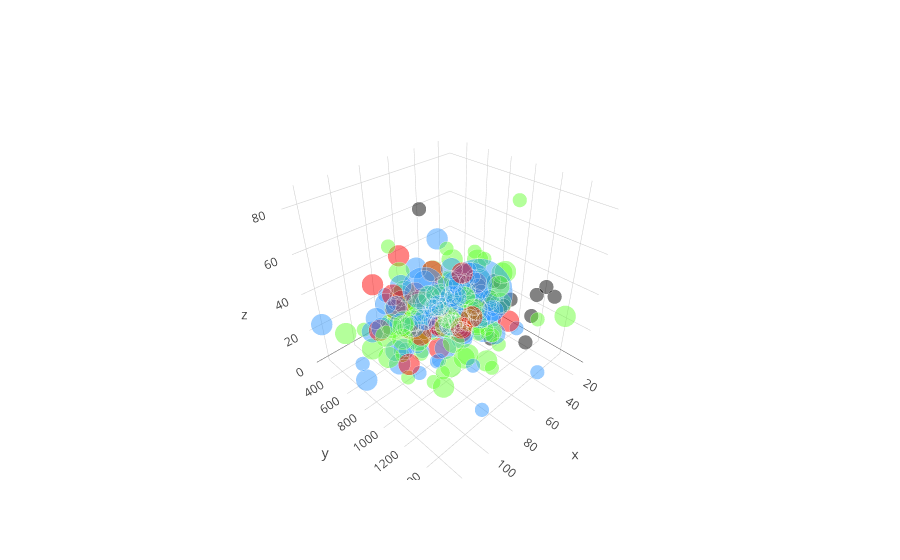

Notebook code for this chart:
### Markdown cell above
## 3D Exploration:

### X-> Duration in weeks.
### Y-> Price module.
### Z-> Delay in weeks. 
### PLOT SIZE -> Building Area
### PLOT COLOUR-> Building type: 
-Black : Detached housing
-Green : Collective housing
-Red : Comercial
-Blue: Others

### Code cell
py.init_notebook_mode(connected=True)
pre_test_plot=pd.DataFrame()
#Coloring
pre_test_plot['color']=pre_test.apply(lambda row: "rgb(255, 0, 0)" if row['typology'] == 'COMMERCIAL' 
                        else "rgb(102, 255, 51)" if row['typology'] == 'COLLECTIVE'
                       else "rgb(51, 153, 255)" if row['typology'] == 'OTHERS'
                       else "rgb(0, 0, 0)",axis=1)
#Sizing
pre_test_plot['size']=pre_test.apply(lambda row: 10 if row['built_area'] <= 5000 
                        else 15 if row['built_area'] <= 25000
                       else 30 if row['built_area'] <= 30000 
                       else 47,axis=1)

py.iplot([go.Scatter3d(x=pre_test['weeks_duration'].values, y=pre_test['modul_price'].values, z=pre_test['weeks_delay'].values, 
                       mode="markers",opacity=0.7,
                       marker={"color":pre_test_plot['color'].values,
                              "size":pre_test_plot['size'].values})])

### Figure 1 — Plotly figure (JSON) as saved in the notebook; plotly's stock layout.template omitted (floating-point values rounded to 4 significant figures; data arrays with more than 128 entries replaced by an {"elided": "..."} marker saying what was removed)
{"data": [{"marker": {"color": {"elided": "223 str values"}, "size": {"elided": "223 int values"}}, "mode": "markers", "opacity": 0.7, "type": "scatter3d", "x": {"elided": "223 int values"}, "y": {"elided": "223 float values"}, "z": {"elided": "223 int values"}}], "layout": {}}
